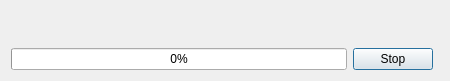
<?xml version="1.0" encoding="UTF-8"?>
<ui version="4.0">
 <class>BackgroundProcessDialog</class>
 <widget class="QDialog" name="BackgroundProcessDialog">
  <property name="geometry">
   <rect>
    <x>0</x>
    <y>0</y>
    <width>450</width>
    <height>81</height>
   </rect>
  </property>
  <property name="windowTitle">
   <string>Background Process</string>
  </property>
  <layout class="QGridLayout" name="gridLayout">
   <item row="1" column="1">
    <widget class="QPushButton" name="update_button">
     <property name="text">
      <string>Stop</string>
     </property>
    </widget>
   </item>
   <item row="1" column="0">
    <widget class="QProgressBar" name="progress_bar">
     <property name="value">
      <number>0</number>
     </property>
     <property name="textVisible">
      <bool>true</bool>
     </property>
     <property name="invertedAppearance">
      <bool>false</bool>
     </property>
    </widget>
   </item>
   <item row="0" column="0" colspan="3">
    <widget class="QLabel" name="progress_label">
     <property name="sizePolicy">
      <sizepolicy hsizetype="Expanding" vsizetype="Preferred">
       <horstretch>0</horstretch>
       <verstretch>0</verstretch>
      </sizepolicy>
     </property>
     <property name="font">
      <font>
       <pointsize>7</pointsize>
      </font>
     </property>
     <property name="text">
      <string>&lt;empty&gt;</string>
     </property>
     <property name="alignment">
      <set>Qt::AlignLeading|Qt::AlignLeft|Qt::AlignVCenter</set>
     </property>
     <property name="wordWrap">
      <bool>true</bool>
     </property>
    </widget>
   </item>
  </layout>
 </widget>
 <layoutdefault spacing="6" margin="11"/>
 <resources/>
 <connections/>
</ui>
